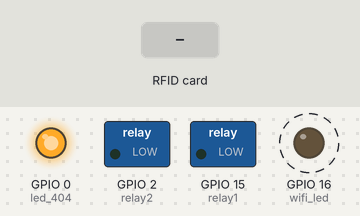
The sketch below on a simulated ESP8266 (NodeMCU). Shown: switched loads named in the sketch (green lamp = pin HIGH), output pins drawn as LEDs (lit = HIGH). Dashed ring = blinking. The inputs (shaded band) are chosen by the test bench. WiFi joins after 1.5 s; servers stay silent unless stated; uploads are accepted with an empty reply; what the sketch prints to the serial monitor is not drawn.

Above: at 1.2 s.
1.3 s: RFID card 5E 7A 19 C4 held to the reader
At 2.8 s:
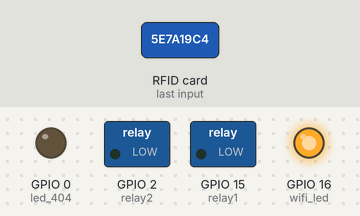
At 4.3 s:
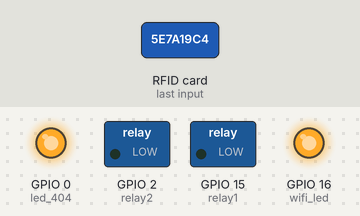
Timing chart, 0 to 5.8 s (numbered marks = the images above; inputs shaded):
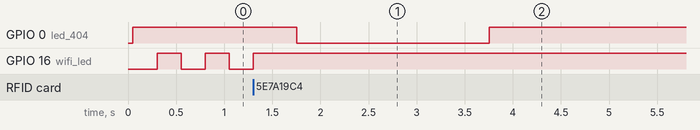

The sketch:

MarkIV.ino
```cpp
#include <ESP8266WiFi.h>
#include <ESP8266HTTPClient.h>
#include <SPI.h>
#include <MFRC522.h>

#define SS_PIN 4                            //D2
#define RST_PIN 5                           //D1
#define relay1 15                           //D8
#define relay2 2                            //D4
#define led_404 0                           //D3
#define wifi_led 16                         //D0 BUILTINLED
#define relay_timing 2000


MFRC522 mfrc522(SS_PIN, RST_PIN);           //MFRC522 object
HTTPClient http;                            //HTTPClient object

//MRFC522 Variables
String content;
byte letter;

//WiFi variables
//const char* ssid = "Totalplay-8195";
//const char* password = "81956A81qN3nEKbx";
//const char* ssid = "IOT-Lab";
//const char* password = "InnovationLab-987";
const char* ssid = "PidemeLaContrasenia";
const char* password = "LadyChewbaca1001";
//String server_address = "http://192.168.0.104/checkStringID/";
String server_address = "http://142.93.93.25/api/Students/canPass?nfcId=";
String client_id = "";
String request = "";


void setup(void)
{
  Serial.begin(115200);
  SPI.begin();
  mfrc522.PCD_Init();
  pinMode(led_404, OUTPUT);
  pinMode(relay1, OUTPUT);
  pinMode(relay2, OUTPUT);
  pinMode(wifi_led, OUTPUT);
}

void connectWiFi(){
  WiFi.mode(WIFI_STA);
  WiFi.begin(ssid, password);               // Connect to WiFi
  while (WiFi.status() != WL_CONNECTED) {
    digitalWrite(wifi_led, LOW);
    delay(250);
    digitalWrite(wifi_led, HIGH);
    delay(250);
    Serial.print(".");
  }

  Serial.println("");
  Serial.println("WiFi connected");
  Serial.println(WiFi.localIP());

  return;
}

void processRFID(){
  for(byte i = 0; i < mfrc522.uid.size; i++){
    //Serial.print(mfrc522.uid.uidByte[i] < 0x10 ? " 0" : " ");
    //Serial.print(mfrc522.uid.uidByte[i], HEX);
    content.concat(String(mfrc522.uid.uidByte[i] < 0x10 ? "0" : ""));
    content.concat(String(mfrc522.uid.uidByte[i], HEX));
  }
  //Testing IDs: 22f86c0e, 81007408, 199059D3 //62309331  //199059D3
  content.toUpperCase();
  Serial.print(content + ",");
  client_id = content;
  content = "";
  return;
}

void blink_led(bool access){
  if (access == true){
        digitalWrite(relay2, HIGH);
        //digitalWrite(relay1, HIGH);
        delay(relay_timing);
        digitalWrite(relay2, LOW);
        //digitalWrite(relay1, LOW);
      }
      else{
        digitalWrite(led_404, LOW);
        delay(2000);
        digitalWrite(led_404, HIGH);
      }
  return;
}

void webRequest(){
    request =  server_address + client_id;
    //Serial.println(request);
    http.begin(request);                    //Specify request destination
    int httpCode = http.GET();              //Send the request
    if (httpCode > 0) {                     //Check the returning code
      String payload = http.getString();    //Get the request response payload
      Serial.println(payload);              //Print the response payload
      if (payload == "true"){
        blink_led(true);  //Access granted
      }
      else{
        blink_led(false); //Access denied
      }
    }
    else{
      Serial.println("ServerNotFound");
      for(int i = 0; i<5; i++){
        digitalWrite(led_404, LOW);
        delay(100);
        digitalWrite(led_404, HIGH);
        delay(100);
        }
    }
  http.end();                               //Close connection
  return;
}

void loop() {
  //Turn off outputs
  digitalWrite(relay1, LOW);
  digitalWrite(relay2, LOW);
  digitalWrite(wifi_led, HIGH);
  digitalWrite(led_404, HIGH);


  //Check WiFi connection
  if(WiFi.status() != WL_CONNECTED){
    connectWiFi();
  }

  //RFID Card detection
  if (!mfrc522.PICC_IsNewCardPresent()){    //Look for cards
    return;
  }
  if(!mfrc522.PICC_ReadCardSerial()){       //Select one of the cards
    return;
  }
  processRFID();
  webRequest();
  //Serial.println("End of process");
  //delay(2000);
  }
```

Measured:
- after the input at 1.3 s, GPIO 0 (led_404): HIGH → LOW after 0.46 s, → HIGH 2.0 s later
